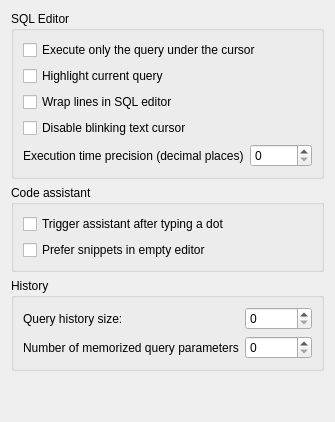
         <widget class="QWidget" name="sqlEditorPage">
          <layout class="QVBoxLayout" name="verticalLayout_11">
           <item>
            <widget class="QGroupBox" name="sqlQueriesGroup">
             <property name="title">
              <string>SQL Editor</string>
             </property>
             <layout class="QGridLayout" name="gridLayout_4">
              <item row="5" column="0">
               <widget class="QLabel" name="execTimePrecCheck">
                <property name="toolTip">
                 <string>&lt;html&gt;&lt;head/&gt;&lt;body&gt;&lt;p&gt;Specifies the maximum number of decimal places shown for query execution time. Up to 9 digits (nanoseconds) can be configured. Trailing zeros are automatically trimmed.&lt;/p&gt;&lt;/body&gt;&lt;/html&gt;</string>
                </property>
                <property name="text">
                 <string>Execution time precision (decimal places)</string>
                </property>
               </widget>
              </item>
              <item row="5" column="1">
               <widget class="QSpinBox" name="execTimePrecSpin">
                <property name="maximumSize">
                 <size>
                  <width>150</width>
                  <height>16777215</height>
                 </size>
                </property>
                <property name="toolTip">
                 <string>&lt;html&gt;&lt;head/&gt;&lt;body&gt;&lt;p&gt;Specifies the maximum number of decimal places shown for query execution time. Up to 9 digits (nanoseconds) can be configured. Trailing zeros are automatically trimmed.&lt;/p&gt;&lt;/body&gt;&lt;/html&gt;</string>
                </property>
                <property name="maximum">
                 <number>9</number>
                </property>
                <property name="cfg" stdset="0">
                 <string>General.SqlEditorExecTimePrecision</string>
                </property>
               </widget>
              </item>
              <item row="3" column="0" colspan="2">
               <widget class="QCheckBox" name="wrapLinesInSqlEditorCheck">
                <property name="toolTip">
                 <string>&lt;html&gt;&lt;head/&gt;&lt;body&gt;&lt;p&gt;If enabled, lines longer than the editor width will be wrapped, so horizontal scrolling will not be needed.&lt;/p&gt;&lt;/body&gt;&lt;/html&gt;</string>
                </property>
                <property name="text">
                 <string>Wrap lines in SQL editor</string>
                </property>
                <property name="cfg" stdset="0">
                 <string notr="true">General.SqlEditorWrapWords</string>
                </property>
               </widget>
              </item>
              <item row="4" column="0" colspan="2">
               <widget class="QCheckBox" name="disableBlinkingCusrorCheck">
                <property name="text">
                 <string>Disable blinking text cursor</string>
                </property>
                <property name="cfg" stdset="0">
                 <string notr="true">General.DisableBlinkingCursor</string>
                </property>
               </widget>
              </item>
              <item row="2" column="0" colspan="2">
               <widget class="QCheckBox" name="highlightCurrentQueryCheck">
                <property name="toolTip">
                 <string>&lt;html&gt;&lt;head/&gt;&lt;body&gt;&lt;p&gt;Highlights the query under the cursor - the same query that will be executed when using &lt;span style=&quot; font-style:italic;&quot;&gt;Execute query&lt;/span&gt;.&lt;/p&gt;&lt;/body&gt;&lt;/html&gt;</string>
                </property>
                <property name="text">
                 <string>Highlight current query</string>
                </property>
                <property name="cfg" stdset="0">
                 <string notr="true">General.SqlEditorCurrQueryHighlight</string>
                </property>
               </widget>
              </item>
              <item row="1" column="0" colspan="2">
               <widget class="QCheckBox" name="execQueryUnderCursorCheck">
                <property name="toolTip">
                 <string>&lt;html&gt;&lt;head/&gt;&lt;body&gt;&lt;p&gt;When multiple queries are present, executes only the query under the cursor.&lt;br/&gt;When disabled, all queries are executed.&lt;br/&gt;You can also execute selected queries or use shortcuts (%1 for single, %2 for all).&lt;/p&gt;&lt;/body&gt;&lt;/html&gt;</string>
                </property>
                <property name="text">
                 <string>Execute only the query under the cursor</string>
                </property>
                <property name="cfg" stdset="0">
                 <string notr="true">General.ExecuteCurrentQueryOnly</string>
                </property>
               </widget>
              </item>
             </layout>
            </widget>
           </item>
           <item>
            <widget class="QGroupBox" name="codeAssistantGroup">
             <property name="title">
              <string>Code assistant</string>
             </property>
             <layout class="QGridLayout" name="gridLayout_14">
              <item row="0" column="0">
               <widget class="QCheckBox" name="autoTriggerAssistantCheck">
                <property name="toolTip">
                 <string>&lt;html&gt;&lt;head/&gt;&lt;body&gt;&lt;p&gt;If this option is enabled, the code assistant will be triggered in cases, when user types for example &lt;span style=&quot; font-weight:700;&quot;&gt;tableName.&lt;/span&gt; to propose columns of the table. If the option is disabled, user will have to hit the assistant hotkey explicitly.&lt;/p&gt;&lt;/body&gt;&lt;/html&gt;</string>
                </property>
                <property name="text">
                 <string>Trigger assistant after typing a dot</string>
                </property>
                <property name="cfg" stdset="0">
                 <string notr="true">CodeAssistant.AutoTrigger</string>
                </property>
               </widget>
              </item>
              <item row="1" column="0">
               <widget class="QCheckBox" name="checkBox_2">
                <property name="toolTip">
                 <string>When enabled, invoking code completion in an empty editor shows code snippets first instead of syntax suggestions. Invoking code completion again switches to syntax suggestions (and vice versa).</string>
                </property>
                <property name="text">
                 <string>Prefer snippets in empty editor</string>
                </property>
                <property name="cfg" stdset="0">
                 <string>General.SqlEditorSnippetsIfEmpty</string>
                </property>
               </widget>
              </item>
             </layout>
            </widget>
           </item>
           <item>
            <widget class="QGroupBox" name="groupBox">
             <property name="title">
              <string>History</string>
             </property>
             <layout class="QGridLayout" name="gridLayout_10">
              <item row="0" column="0">
               <widget class="QLabel" name="queryHistorySizeLabel">
                <property name="toolTip">
                 <string>Number of queries kept in the history.</string>
                </property>
                <property name="text">
                 <string>Query history size:</string>
                </property>
               </widget>
              </item>
              <item row="0" column="1">
               <widget class="QSpinBox" name="queryHistorySizeSpin">
                <property name="maximumSize">
                 <size>
                  <width>150</width>
                  <height>16777215</height>
                 </size>
                </property>
                <property name="toolTip">
                 <string>Number of queries kept in the history.</string>
                </property>
                <property name="maximum">
                 <number>999999</number>
                </property>
                <property name="cfg" stdset="0">
                 <string notr="true">General.SqlHistorySize</string>
                </property>
               </widget>
              </item>
              <item row="1" column="0">
               <widget class="QLabel" name="bindParamLimitLabel">
                <property name="toolTip">
                 <string>&lt;p&gt;Maximum number of query parameters (:param, @param, $param, ?) stored in history. When you re-use parameter with the same name/position, Letos will pre-initialize it with most recent memorized value (you will still be able to change it). Value of 1000 should be sufficient.&lt;/p&gt;</string>
                </property>
                <property name="text">
                 <string>Number of memorized query parameters</string>
                </property>
               </widget>
              </item>
              <item row="1" column="1">
               <widget class="QSpinBox" name="bindParamLimitSpin">
                <property name="toolTip">
                 <string>&lt;p&gt;Maximum number of query parameters (:param, @param, $param, ?) stored in history. When you re-use parameter with the same name/position, Letos will pre-initialize it with most recent memorized value (you will still be able to change it). Value of 1000 should be sufficient.&lt;/p&gt;</string>
                </property>
                <property name="maximum">
                 <number>999999</number>
                </property>
                <property name="cfg" stdset="0">
                 <string notr="true">General.BindParamsCacheSize</string>
                </property>
               </widget>
              </item>
             </layout>
            </widget>
           </item>
           <item>
            <spacer name="sqlEditorSpacer">
             <property name="orientation">
              <enum>Qt::Orientation::Vertical</enum>
             </property>
             <property name="sizeHint" stdset="0">
              <size>
               <width>20</width>
               <height>40</height>
              </size>
             </property>
            </spacer>
           </item>
          </layout>
         </widget>
